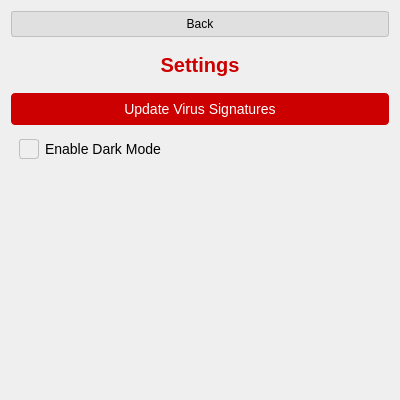
<?xml version="1.0" encoding="UTF-8"?>
<ui version="4.0">
 <class>SettingsPage</class>
 <widget class="QWidget" name="SettingsPage">
  <property name="geometry">
   <rect>
    <x>0</x>
    <y>0</y>
    <width>400</width>
    <height>400</height>
   </rect>
  </property>
  <layout class="QVBoxLayout" name="verticalLayout">
   <item>
    <widget class="QPushButton" name="backButton">
     <property name="styleSheet">
      <string>
       QPushButton {
           background-color: #e0e0e0;
           border: 1px solid #c0c0c0;
           border-radius: 3px;
           padding: 5px 15px;
       }
       QPushButton:hover {
           background-color: #d0d0d0;
       }
      </string>
     </property>
     <property name="text">
      <string>Back</string>
     </property>
    </widget>
   </item>
   <item>
    <widget class="QLabel" name="titleLabel">
     <property name="styleSheet">
      <string>
       QLabel {
           font-size: 20px;
           color: #cc0000;
           padding: 10px;
           font-weight: bold;
       }
      </string>
     </property>
     <property name="text">
      <string>Settings</string>
     </property>
     <property name="alignment">
      <set>Qt::AlignCenter</set>
     </property>
    </widget>
   </item>
   <item>
    <widget class="QPushButton" name="updateButton">
     <property name="styleSheet">
      <string>
       QPushButton {
           background-color: #cc0000;
           color: white;
           border: none;
           padding: 8px 16px;
           border-radius: 4px;
           font-size: 14px;
       }
       QPushButton:hover {
           background-color: #b30000;
       }
      </string>
     </property>
     <property name="text">
      <string>Update Virus Signatures</string>
     </property>
    </widget>
   </item>
   <item>
    <widget class="QCheckBox" name="darkModeCheck">
     <property name="styleSheet">
      <string>
       QCheckBox {
           padding: 8px;
           font-size: 14px;
       }
       QCheckBox::indicator {
           width: 18px;
           height: 18px;
           border-radius: 3px;
       }
       QCheckBox::indicator:unchecked {
           border: 1px solid #c0c0c0;
       }
       QCheckBox::indicator:checked {
           background-color: #cc0000;
           border: 1px solid #cc0000;
       }
      </string>
     </property>
     <property name="text">
      <string>Enable Dark Mode</string>
     </property>
    </widget>
   </item>
   <item>
    <widget class="QLabel" name="clamVersionLabel">
     <property name="styleSheet">
      <string>
       QLabel {
           font-size: 14px;
           padding: 5px;
       }
      </string>
     </property>
     <property name="alignment">
      <set>Qt::AlignCenter</set>
     </property>
    </widget>
   </item>
   <item>
    <widget class="QLabel" name="qtVersionLabel">
     <property name="styleSheet">
      <string>
       QLabel {
           font-size: 14px;
           padding: 5px;
       }
      </string>
     </property>
     <property name="alignment">
      <set>Qt::AlignCenter</set>
     </property>
    </widget>
   </item>
   <item>
    <widget class="QLabel" name="phishnetVersionLabel">
     <property name="styleSheet">
      <string>
       QLabel {
           font-size: 14px;
           padding: 5px;
       }
      </string>
     </property>
     <property name="alignment">
      <set>Qt::AlignCenter</set>
     </property>
    </widget>
   </item>
   <item>
    <spacer name="verticalSpacer">
     <property name="orientation">
      <enum>Qt::Vertical</enum>
     </property>
     <property name="sizeHint" stdset="0">
      <size>
       <width>20</width>
       <height>40</height>
      </size>
     </property>
    </spacer>
   </item>
  </layout>
 </widget>
 <resources/>
 <connections/>
</ui>
